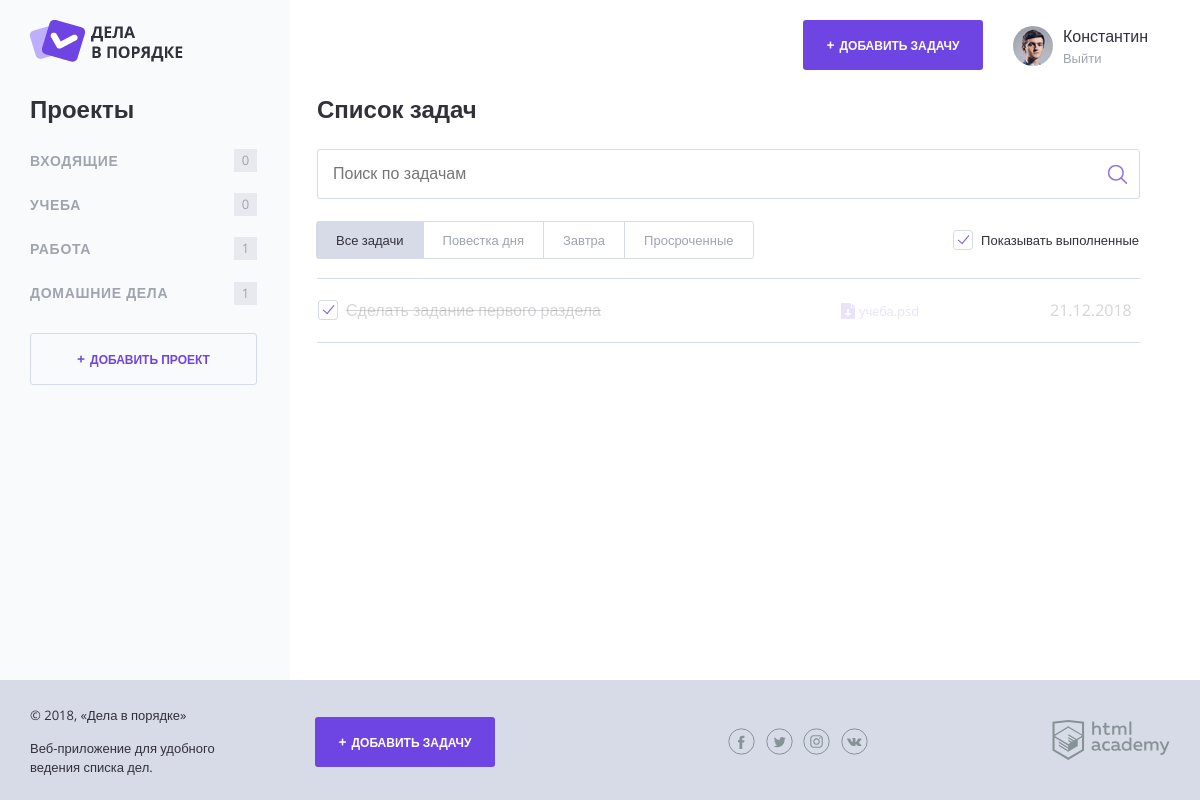
Screenshot of /?project_id=2 with the database file from the repository.
### tables this page shows
CREATE TABLE IF NOT EXISTS projects (
  project_id INT AUTO_INCREMENT PRIMARY KEY,
  name VARCHAR(128) NOT NULL,
  user_id INT NOT NULL,

  FOREIGN KEY (user_id) REFERENCES users(user_id)
);

CREATE TABLE IF NOT EXISTS tasks (
  task_id INT AUTO_INCREMENT PRIMARY KEY,
  creation_date TIMESTAMP DEFAULT CURRENT_TIMESTAMP NOT NULL,
  execution_date TIMESTAMP DEFAULT NULL,
  status INT DEFAULT 0,
  name VARCHAR(128) NOT NULL,
  file VARCHAR(128) DEFAULT NULL,
  deadline TIMESTAMP DEFAULT NULL,
  user_id INT NOT NULL,
  project_id INT NOT NULL,

  FOREIGN KEY (user_id) REFERENCES users(user_id),
  FOREIGN KEY (project_id) REFERENCES projects(project_id)
);

### functions.php (called while the page is built, shortened)
<?php
function include_template($name, $data) {
    $name = 'templates/' . $name;
    extract($data);
    require $name;
    $result = ob_get_clean();
    return $result;
}
function count_tasks($tasks_list, $name_project) {
    $count_name_project = 0;
    foreach ($tasks_list as $key => $item) {
        if ($item['project_id'] === $name_project) {
            $count_name_project++;
        }
    }
    return $count_name_project;
}
function esc($str) {
    $text = htmlspecialchars($str);
    return $text;
}
function check_important_task($task) {
    $important_hours = 24;
    $important_date = $task['deadline'];
    $important_date_ts = strtotime($important_date);
    $current_date_ts = time();
    $ts_diff = $important_date_ts - $current_date_ts;
    $sec_in_hour = 3600;
    $diff_hour = floor($ts_diff / $sec_in_hour);
    return false;
}
function check_deadline($item) {
    $date = date_create($item);
    $dt_format = date_format($date, 'd.m.Y');
    return $dt_format;
}

### templates/layout.php (the view, shortened to what this page needs)
<!DOCTYPE html>
<html lang="ru">
<head>
    <link rel="stylesheet" href="css/normalize.css">
    <link rel="stylesheet" href="css/style.css">
    <link rel="stylesheet" href="css/flatpickr.min.css">
</head>
<body>
<div class="page-wrapper">
    <div class="container container--with-sidebar">
        <header class="main-header">
            <a href="/">
                <img src="img/logo.png" width="153" height="42" alt="Логотип Дела в порядке">
            </a>
            <div class="main-header__side">
                <a class="main-header__side-item button button--plus open-modal" href="pages/form-task.html">Добавить задачу</a>
                <div class="main-header__side-item user-menu">
                    <div class="user-menu__image">
                        <img src="img/user-pic.jpg" width="40" height="40" alt="Пользователь">
                    </div>
                    <div class="user-menu__data">
                        <p><?= esc($user_name); ?></p>
                        <a href="#">Выйти</a>
                    </div>
                </div>
            </div>
        </header>
        <div class="content">
            <section class="content__side">
                <h2 class="content__side-heading">Проекты</h2>
                <nav class="main-navigation">
                    <ul class="main-navigation__list">
                        <?php foreach ($projects as $key => $value): ?>
                        <li class="main-navigation__list-item">
                            <a class="main-navigation__list-item-link" href="/?project_id=<?= $value['project_id']; ?>"><?=$value['name'];?></a>
                            <span class="main-navigation__list-item-count"><?= count_tasks($tasks_active, $value['project_id']); ?></span>
                        </li>
                        <?php endforeach; ?>
                    </ul>
                </nav>
                <a class="button button--transparent button--plus content__side-button"
                   href="pages/form-project.html" target="project_add">Добавить проект</a>
            </section>
            <main class="content__main">
                <?= $content; ?>
            </main>
        </div>
    </div>
</div>
<footer class="main-footer">
    <div class="container">
        <div class="main-footer__copyright">
            <p>© 2018, «Дела в порядке»</p>
            <p>Веб-приложение для удобного ведения списка дел.</p>
        </div>
        <a class="main-footer__button button button--plus" href="pages/form-task.html">Добавить задачу</a>
        <div class="main-footer__social social">
            <a class="social__link social__link--facebook" href="#">
            </a>
            <a class="social__link social__link--twitter" href="#">
            </a>
            <a class="social__link social__link--instagram" href="#">
            </a>
            <a class="social__link social__link--vkontakte" href="#">
            </a>
        </div>
        <div class="main-footer__developed-by">
            <a href="https://htmlacademy.ru/intensive/php">
                <img src="img/htmlacademy.svg" alt="HTML Academy" width="118" height="40">
            </a>
        </div>
    </div>
</footer>
</body>
</html>

### templates/index.php (shortened to what this page needs)
<h2 class="content__main-heading">Список задач</h2>
<form class="search-form" action="index.php" method="post">
    <input class="search-form__input" type="text" name="" value="" placeholder="Поиск по задачам">
    <input class="search-form__submit" type="submit" name="" value="Искать">
</form>
<div class="tasks-controls">
    <nav class="tasks-switch">
        <a href="/" class="tasks-switch__item tasks-switch__item--active">Все задачи</a>
        <a href="/" class="tasks-switch__item">Повестка дня</a>
        <a href="/" class="tasks-switch__item">Завтра</a>
        <a href="/" class="tasks-switch__item">Просроченные</a>
    </nav>
    <label class="checkbox">
        <span class="checkbox__text">Показывать выполненные</span>
    </label>
</div>
<table class="tasks">
    <?php foreach ($tasks as $key => $item): ?>
    <?php if (!$item['status'] or $show_complete_tasks === 1): ?>
    <tr class="tasks__item task
        <?php if ($item['status']): ?> task--completed <?php endif; ?>
        <?php if (check_important_task($item)): ?> task--important <?php endif; ?>">
        <td class="task__select">
            <label class="checkbox task__checkbox">
                <span class="checkbox__text"><?= esc($item['name']); ?></span>
            </label>
        </td>
        <td class="task__file">
            <a class="download-link" href="#"><?= esc($item['file']); ?>.psd</a>
        </td>
        <td class="task__date"><?= check_deadline($item['deadline']); ?></td>
    </tr>
    <?php endif; ?>
    <?php endforeach; ?>
</table>

### rows the page displays
projects: name "ВХОДЯЩИЕ", project_id "0"
projects: name "УЧЕБА", project_id "0"
projects: name "РАБОТА", project_id "1"
projects: name "ДОМАШНИЕ ДЕЛА", project_id "1"
tasks: name "Сделать задание первого раздела", file "учеба", deadline "21.12.2018"

### other values shown
$user_name "Константин"
